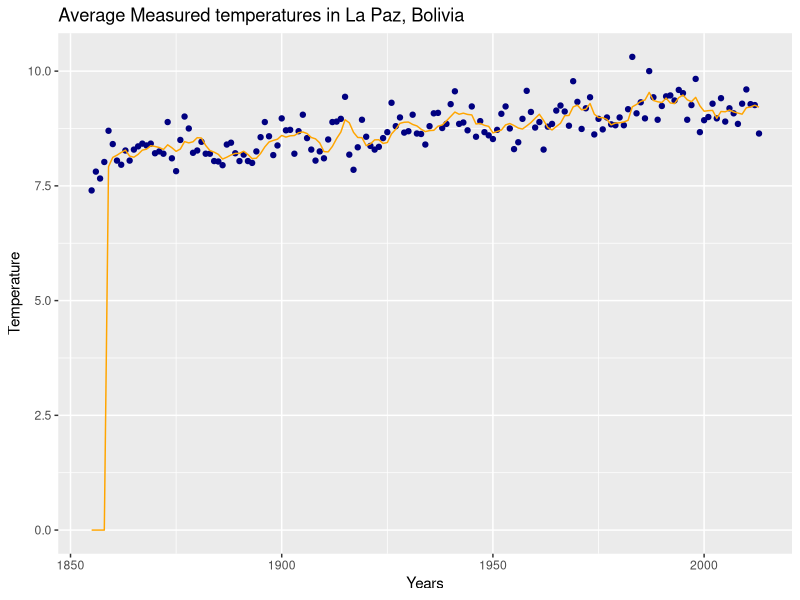
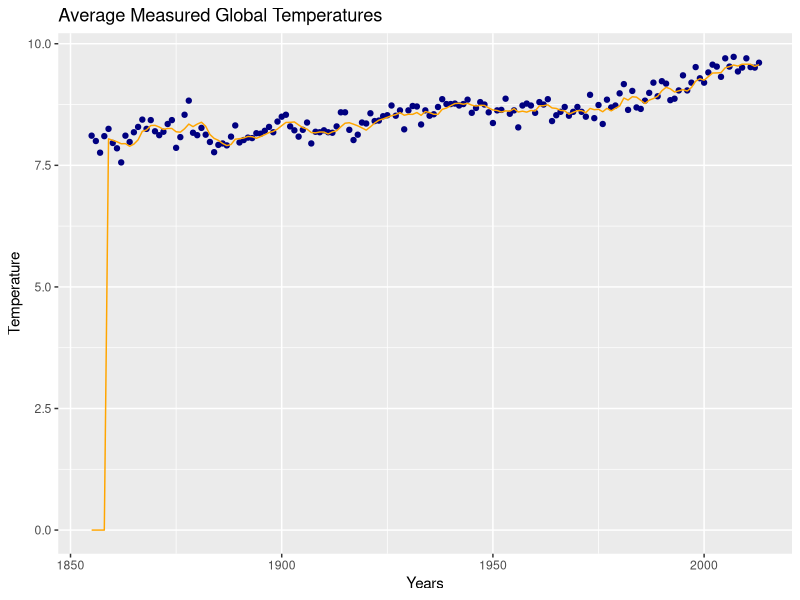
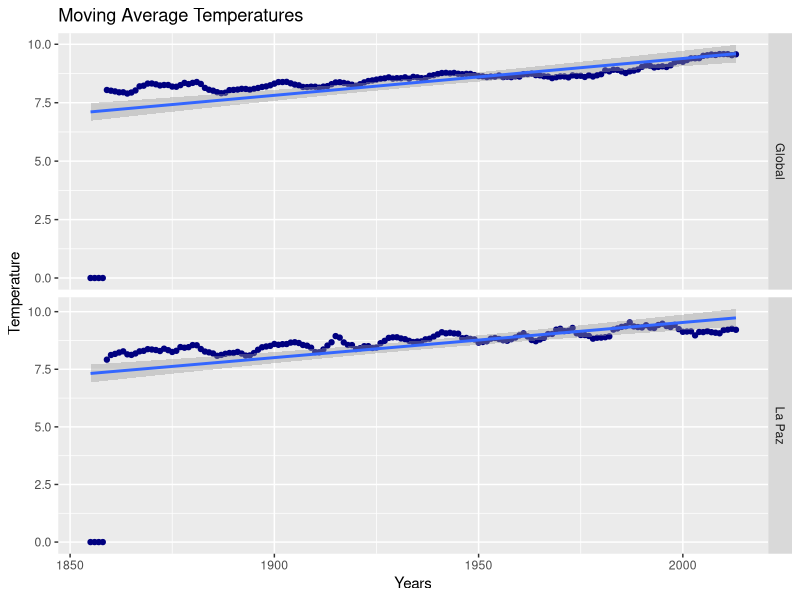
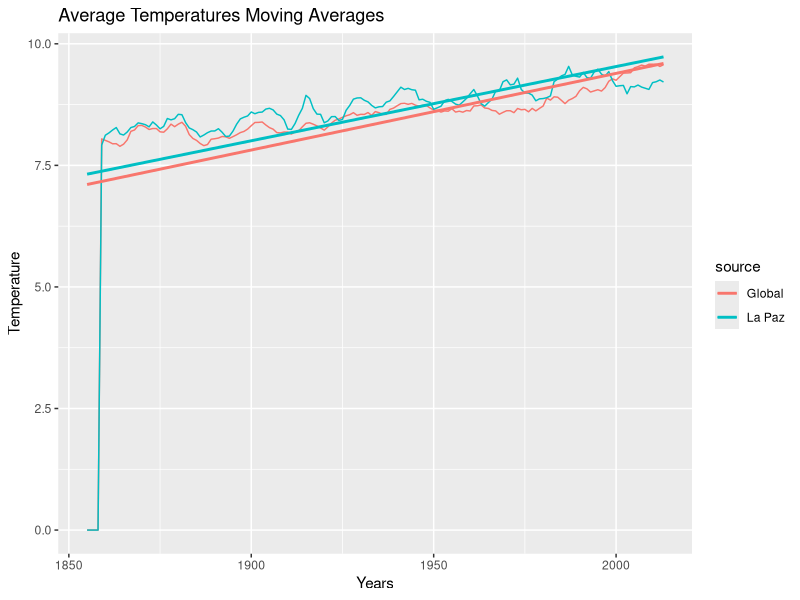

Write R code to recreate these figures, in order.
## ---- chunk 1
knitr::opts_chunk$set(echo = TRUE)
## ---- chunk 2
global_data <- read.csv(file = "Global_Weather.csv", header = TRUE, sep = ",")

lapaz_data <- read.csv(file = "LaPaz_Weather.csv", header = TRUE, sep = ",")
## ---- chunk 3
#table sizes

dim(global_data)

dim(lapaz_data)

#table details

str(global_data)

str(lapaz_data)
## ---- chunk 4
#create the moving average column and fill it with 0's

lapaz_data$mavg <- 0
global_data$mavg <-0

#compute the moving average for a time range of 5 years

n <- 5

#moving average for La Paz city

for (i in 1:(nrow(lapaz_data)-n+1)){
  lapaz_data$mavg[i+n-1] <- sum(lapaz_data$avg_temp[i:(i+n-1)])/n
}

#moving average for global data

for (i in 1:(nrow(global_data)-n+1)){
  global_data$mavg[i+n-1] <- sum(global_data$avg_temp[i:(i+n-1)])/n
}

## ---- chunk 5
head(lapaz_data)

head(global_data)
## ---- chunk 6
alldata1 <- data.frame(year = lapaz_data$year, source = "La Paz", mavg = lapaz_data$mavg)
alldata2 <- data.frame(year = global_data$year, source = "Global", mavg = global_data$mavg)

alldata <- rbind(alldata1, alldata2)
## ---- chunk 7
library(ggplot2)
## ---- chunk 8
lapaz_plot <- ggplot(data = lapaz_data, aes(x = year, y = avg_temp)) +
  geom_point(color = "navy") + geom_line(aes(x = year, y = mavg), color = "orange") +
  ggtitle("Average Measured temperatures in La Paz, Bolivia") +
  xlab("Years") + 
  ylab("Temperature")

print(lapaz_plot)
## ---- chunk 9
global_plot <- ggplot(data = global_data, aes(x = year, y = avg_temp)) + 
  geom_point(color = "navy") + geom_line(aes(x = year, y = mavg), color = "orange") +
  ggtitle("Average Measured Global Temperatures") +
  xlab("Years") + 
  ylab("Temperature")

print(global_plot)
## ---- chunk 10
combined_plot <- ggplot(data = alldata, aes(x = year, y =mavg)) +
  geom_point(color = "navy") + geom_smooth(method = "lm", se = TRUE) + facet_grid(source~., scales = "free") +
  ggtitle("Moving Average Temperatures") +
  xlab("Years") + 
  ylab("Temperature")

print(combined_plot)
## ---- chunk 11
plot1 <- ggplot(data = alldata, aes(x = year, y = mavg, col  = source))+ 
  geom_line() +
  geom_smooth(method = "lm", se = FALSE) +
  ggtitle("Average Temperatures Moving Averages") +
  xlab("Years") +
  ylab("Temperature")

print(plot1)
